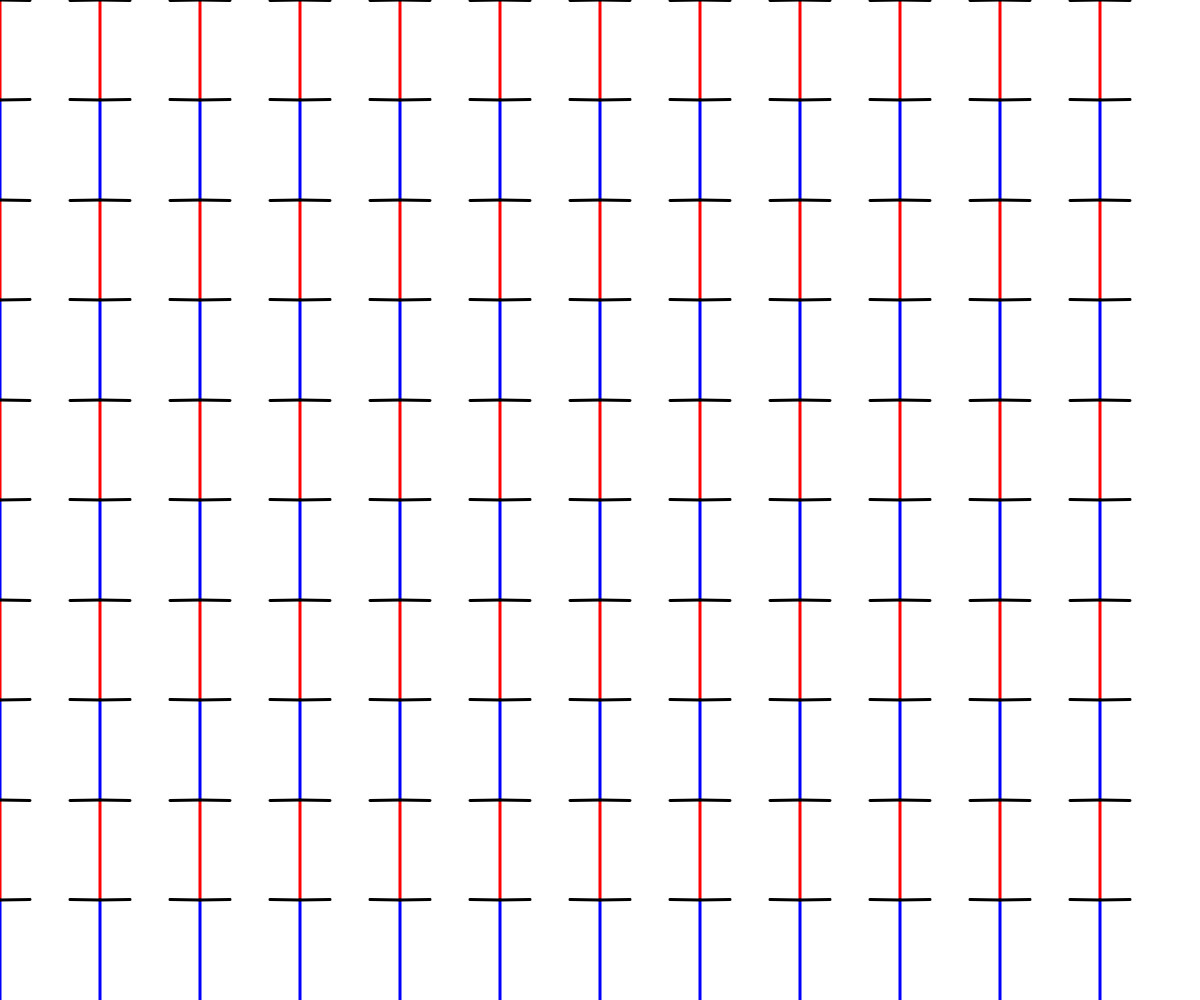
Frame 1 (no input)
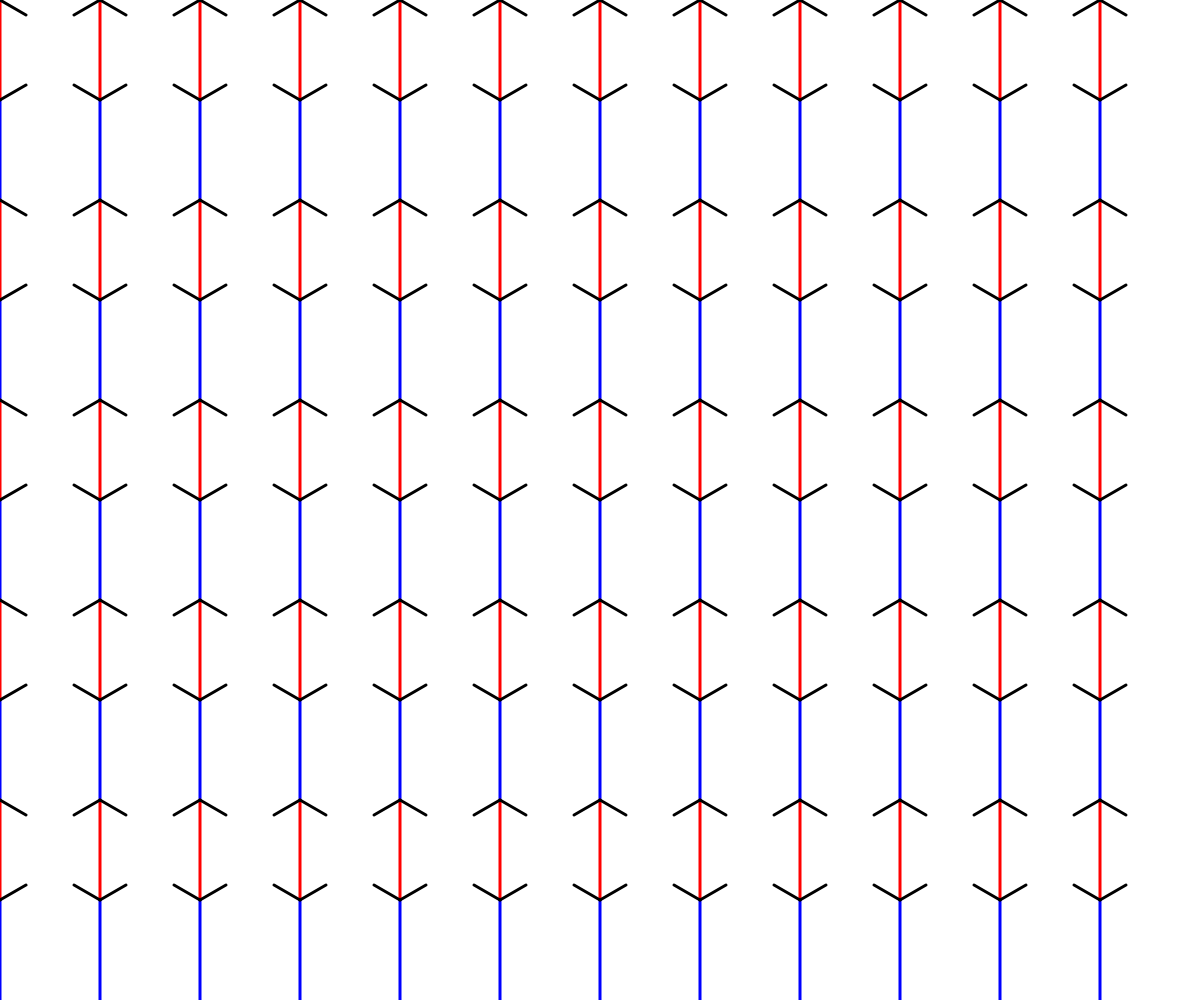
Frame 60 (no input)
Frame 120 (the mouse pressed at the canvas centre since frame 60): identical to frame 60, image omitted

The p5.js sketch that drew these frames (run headless with seeded random() and noise() and a simulated clock; from frame 60 on, the mouse is pressed at the canvas centre):

// p5.js sketch
// ── sketch.js
// Using the Illusion Class
// Dan Schellenberg
// based on an idea from https://boingboing.net/2018/04/30/cool-animated-examples-of-the.html

// Add code to use the class as described in the quiz question.

let theIllusion;

async function setup() {
  createCanvas(windowWidth, windowHeight);
  theIllusion = new Illusion("blue", "red", "black");
}

function draw() {
  background(255);
  theIllusion.display();
}

function mousePressed() {
  theIllusion.togglePause();
}

// Do not edit the code beneath this comment. 
// -----------------------------------------------

class Illusion {
  constructor(firstLineColor, secondLineColor, arrowColor) {
    this.firstLineColor = firstLineColor;
    this.secondLineColor = secondLineColor;
    this.arrowColor = arrowColor;
    this.isPaused = false;
    this.arrowArray = [];
    
    //initialize
    let angle = 1;
    for (let x = 0; x < width; x += 100) {
      for (let y = 0; y < height; y += 100) {
        this.arrowArray.push(new ChangingArrow(x, y, 30, 0, angle, 15, this.arrowColor));
        angle *= -1;
      }
    }
  }

  togglePause() {
    this.isPaused = !this.isPaused;
  }

  display() {
    let thisColor = 1;
    for (let x = 0; x < width; x += 100) {
      for (let y = 0; y < height; y += 100) {
        if (thisColor % 2 === 0) {
          stroke(this.firstLineColor);
        }
        else {
          stroke(this.secondLineColor);
        }
        strokeWeight(3);
        line(x, y, x, y + 100);
        thisColor++;
      }
    }
    
    if (!this.isPaused) {
      for (let i = 0; i < this.arrowArray.length; i++) {
        this.arrowArray[i].updateAngle();
      }
    }
    for (let i = 0; i < this.arrowArray.length; i++) {
      this.arrowArray[i].display();
    }
  }
}

class ChangingArrow {
  constructor(x, y, length, angle, angleChange, speed, color) {
    this.x = x;
    this.y = y;
    this.length = length;
    this.angle = angle;
    this.color = color;
    this.lastUpdateTime = millis();
    this.speed = speed;
    this.angleChange = angleChange;
  }

  display() {
    angleMode(DEGREES);
    push();

    stroke(this.color);
    strokeWeight(3);
    translate(this.x, this.y);

    push();
    rotate(this.angle);
    line(0, 0, this.length, 0);
    pop();

    push();
    rotate(-this.angle);
    line(0, 0, -this.length, 0);
    pop();

    pop();
  }

  updateAngle() {
    if (millis() > this.lastUpdateTime + this.speed) {
      this.angle += this.angleChange;
      this.lastUpdateTime = millis();
      if (this.angle >= 45 || this.angle <= -45) {
        this.angleChange *= -1;
      }
    }
  }

}
